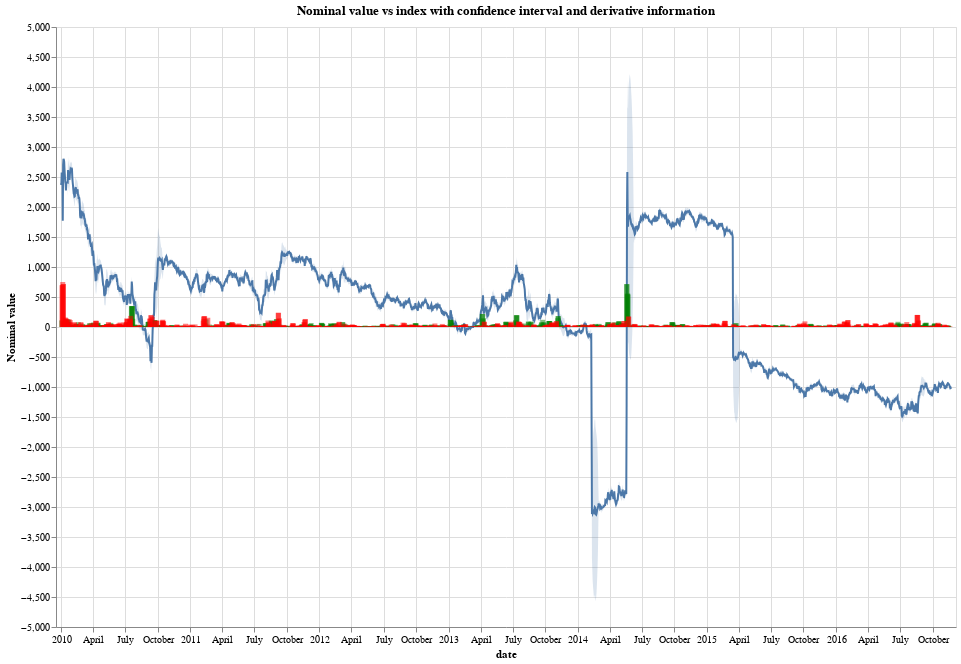

The Vega-Lite source for this figure:
### Vega specification from a JSON file in a GitHub repository (floating-point values rounded to 4 significant figures; data arrays with more than 128 entries replaced by an {"elided": "..."} marker saying what was removed)
{"$schema": "https://vega.github.io/schema/vega/v5.json", "background": "white", "padding": 5, "width": 900, "height": 600, "title": {"text": "Nominal value vs index with confidence interval and derivative information", "frame": "group"}, "style": "cell", "data": [{"name": "selector020_store"}, {"name": "data-254c5d891118f4b9b14da74e4287566e", "values": {"elided": "2517 records"}}, {"name": "data_0", "source": "data-254c5d891118f4b9b14da74e4287566e", "transform": [{"type": "formula", "expr": "toDate(datum[\"date\"])", "as": "date"}]}, {"name": "data_2", "source": "data_0", "transform": [{"type": "filter", "expr": "(datum.derivative_sign > 0)"}, {"type": "filter", "expr": "(isDate(datum[\"date\"]) || (isValid(datum[\"date\"]) && isFinite(+datum[\"date\"]))) && isValid(datum[\"derivative_modulus\"]) && isFinite(+datum[\"derivative_modulus\"])"}]}, {"name": "data_3", "source": "data_0", "transform": [{"type": "filter", "expr": "(datum.derivative_sign < 0)"}, {"type": "filter", "expr": "(isDate(datum[\"date\"]) || (isValid(datum[\"date\"]) && isFinite(+datum[\"date\"]))) && isValid(datum[\"derivative_modulus\"]) && isFinite(+datum[\"derivative_modulus\"])"}]}], "signals": [{"name": "unit", "value": {}, "on": [{"events": "mousemove", "update": "isTuple(group()) ? group() : unit"}]}, {"name": "selector020", "update": "vlSelectionResolve(\"selector020_store\", \"union\")"}, {"name": "selector020_date", "on": [{"events": {"signal": "selector020_translate_delta"}, "update": "panLinear(selector020_translate_anchor.extent_x, -selector020_translate_delta.x / width)"}, {"events": {"signal": "selector020_zoom_delta"}, "update": "zoomLinear(domain(\"x\"), selector020_zoom_anchor.x, selector020_zoom_delta)"}, {"events": [{"source": "scope", "type": "dblclick"}], "update": "null"}]}, {"name": "selector020_y", "on": [{"events": {"signal": "selector020_translate_delta"}, "update": "panLinear(selector020_translate_anchor.extent_y, selector020_translate_delta.y / height)"}, {"events": {"signal": "selector020_zoom_delta"}, "update": "zoomLinear(domain(\"y\"), selector020_zoom_anchor.y, selector020_zoom_delta)"}, {"events": [{"source": "scope", "type": "dblclick"}], "update": "null"}]}, {"name": "selector020_tuple", "on": [{"events": [{"signal": "selector020_date || selector020_y"}], "update": "selector020_date && selector020_y ? {unit: \"layer_0\", fields: selector020_tuple_fields, values: [selector020_date,selector020_y]} : null"}]}, {"name": "selector020_tuple_fields", "value": [{"field": "date", "channel": "x", "type": "R"}, {"field": "y", "channel": "y", "type": "R"}]}, {"name": "selector020_translate_anchor", "value": {}, "on": [{"events": [{"source": "scope", "type": "mousedown"}], "update": "{x: x(unit), y: y(unit), extent_x: domain(\"x\"), extent_y: domain(\"y\")}"}]}, {"name": "selector020_translate_delta", "value": {}, "on": [{"events": [{"source": "window", "type": "mousemove", "consume": true, "between": [{"source": "scope", "type": "mousedown"}, {"source": "window", "type": "mouseup"}]}], "update": "{x: selector020_translate_anchor.x - x(unit), y: selector020_translate_anchor.y - y(unit)}"}]}, {"name": "selector020_zoom_anchor", "on": [{"events": [{"source": "scope", "type": "wheel", "consume": true}], "update": "{x: invert(\"x\", x(unit)), y: invert(\"y\", y(unit))}"}]}, {"name": "selector020_zoom_delta", "on": [{"events": [{"source": "scope", "type": "wheel", "consume": true}], "force": true, "update": "pow(1.001, event.deltaY * pow(16, event.deltaMode))"}]}, {"name": "selector020_modify", "on": [{"events": {"signal": "selector020_tuple"}, "update": "modify(\"selector020_store\", selector020_tuple, true)"}]}], "marks": [{"name": "layer_0_marks", "type": "line", "clip": true, "style": ["line"], "sort": {"field": "datum[\"date\"]"}, "interactive": true, "from": {"data": "data_0"}, "encode": {"update": {"stroke": {"value": "#4c78a8"}, "x": {"scale": "x", "field": "date"}, "y": {"scale": "y", "field": "y"}, "defined": {"signal": "isValid(datum[\"date\"]) && isFinite(+datum[\"date\"]) && isValid(datum[\"y\"]) && isFinite(+datum[\"y\"])"}}}}, {"name": "layer_1_marks", "type": "area", "clip": true, "style": ["area"], "sort": {"field": "datum[\"date\"]"}, "interactive": false, "from": {"data": "data_0"}, "encode": {"update": {"opacity": {"value": 0.2}, "orient": {"value": "vertical"}, "fill": {"value": "#4c78a8"}, "x": {"scale": "x", "field": "date"}, "y": {"scale": "y", "field": "lower_band"}, "y2": {"scale": "y", "field": "upper_band"}, "defined": {"signal": "isValid(datum[\"date\"]) && isFinite(+datum[\"date\"]) && isValid(datum[\"lower_band\"]) && isFinite(+datum[\"lower_band\"])"}}}}, {"name": "layer_2_marks", "type": "rect", "clip": true, "style": ["bar"], "interactive": false, "from": {"data": "data_2"}, "encode": {"update": {"opacity": {"value": 0.5}, "fill": {"value": "green"}, "xc": {"scale": "x", "field": "date"}, "width": {"value": 5}, "y": {"scale": "y", "field": "derivative_modulus"}, "y2": {"scale": "y", "value": 0}}}}, {"name": "layer_3_marks", "type": "rect", "clip": true, "style": ["bar"], "interactive": false, "from": {"data": "data_3"}, "encode": {"update": {"opacity": {"value": 0.5}, "fill": {"value": "red"}, "xc": {"scale": "x", "field": "date"}, "width": {"value": 5}, "y": {"scale": "y", "field": "derivative_modulus"}, "y2": {"scale": "y", "value": 0}}}}], "scales": [{"name": "x", "type": "time", "domain": {"fields": [{"data": "data_0", "field": "date"}, {"data": "data_2", "field": "date"}, {"data": "data_3", "field": "date"}]}, "domainRaw": {"signal": "selector020[\"date\"]"}, "range": [0, {"signal": "width"}], "padding": 5}, {"name": "y", "type": "linear", "domain": {"fields": [{"data": "data_0", "field": "y"}, {"data": "data_0", "field": "lower_band"}, {"data": "data_0", "field": "upper_band"}, {"data": "data_2", "field": "derivative_modulus"}, {"data": "data_3", "field": "derivative_modulus"}]}, "domainRaw": {"signal": "selector020[\"y\"]"}, "range": [{"signal": "height"}, 0], "nice": true, "zero": true}], "axes": [{"scale": "x", "orient": "bottom", "gridScale": "y", "grid": true, "tickCount": {"signal": "ceil(width/40)"}, "domain": false, "labels": false, "maxExtent": 0, "minExtent": 0, "ticks": false, "zindex": 0}, {"scale": "y", "orient": "left", "gridScale": "x", "grid": true, "tickCount": {"signal": "ceil(height/40)"}, "domain": false, "labels": false, "maxExtent": 0, "minExtent": 0, "ticks": false, "zindex": 0}, {"scale": "x", "orient": "bottom", "grid": false, "title": "date", "labelFlush": true, "labelOverlap": true, "tickCount": {"signal": "ceil(width/40)"}, "zindex": 0}, {"scale": "y", "orient": "left", "grid": false, "title": "Nominal value", "labelOverlap": true, "tickCount": {"signal": "ceil(height/40)"}, "zindex": 0}]}
